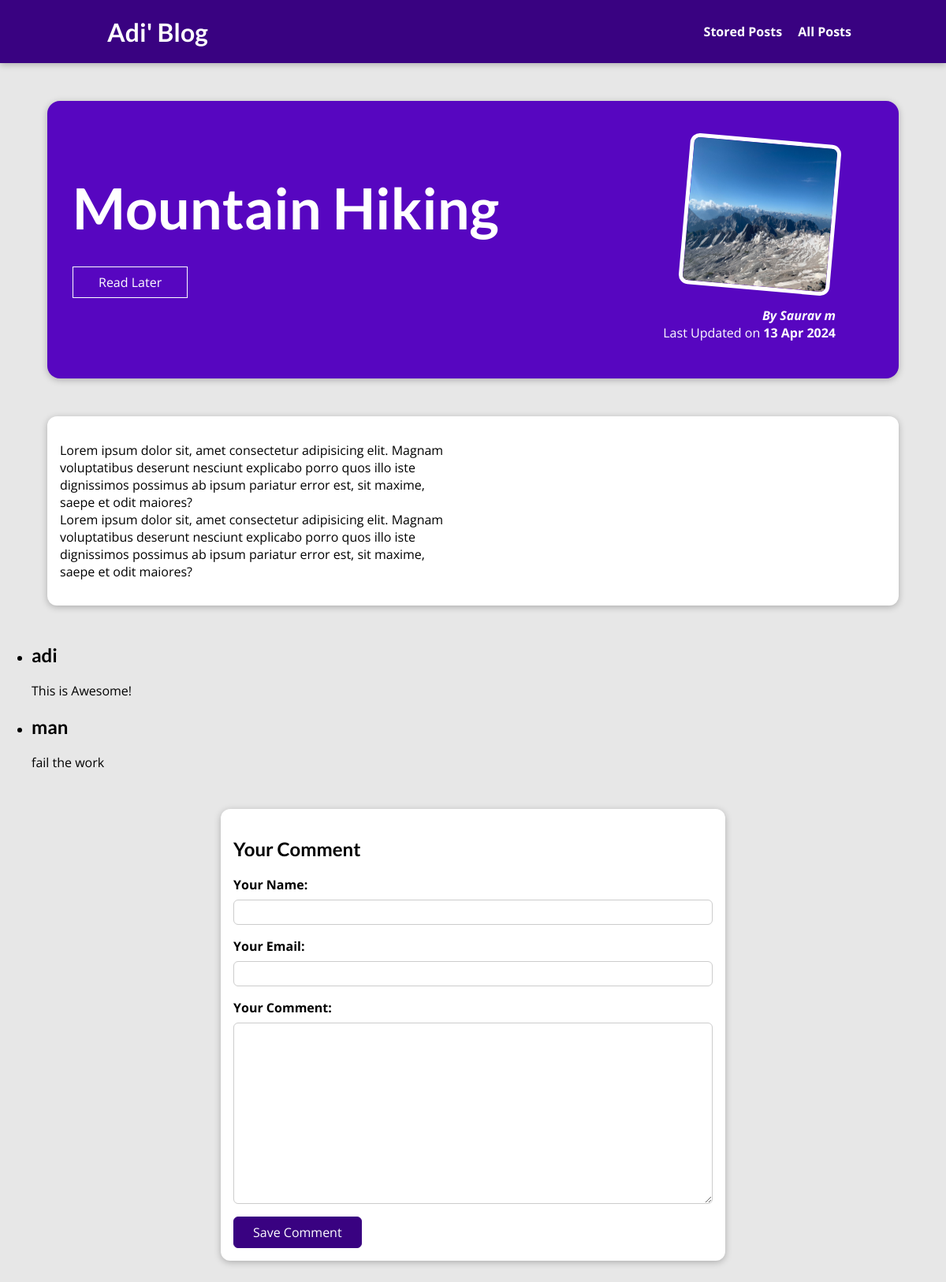
The app's page /posts/hike-in-the-mountains/ with its own data.
### blog/models.py (models this page shows, shortened)
class Post(models.Model):
    title = models.CharField(max_length=150)
    excerpt = models.CharField(max_length=200)
    image = models.ImageField(upload_to="posts", null=True)
    date = models.DateField(auto_now=True)
    slug = models.SlugField(unique=True, db_index=True)
    content = models.TextField(validators=[MinLengthValidator(10)])
    author = models.ForeignKey(Author, on_delete=models.SET_NULL, null= True, related_name="posts")
    tags = models.ManyToManyField(Tag)

class Author(models.Model):
    first_name = models.CharField(max_length=100)
    last_name = models.CharField(max_length=100)
    e_mail = models.EmailField()
    def full_name(self):
        return f"{self.first_name} {self.last_name}"
    def __str__(self):
        return self.full_name()

class Comment(models.Model):
    user_name = models.CharField(max_length=120)
    user_email = models.EmailField()
    text = models.TextField(max_length=400)
    post = models.ForeignKey(Post, on_delete=models.CASCADE, related_name="comments")

### blog/views.py (the view, shortened to what this page needs)
# urls.py: path('posts/<slug:slug>/', views.SinglePostView.as_view(),
class SinglePostView(View):
    def is_stored_post(self, request, post_id):
        stored_posts = request.session.get("stored_posts")
        if stored_posts is not None:
            is_saved_for_later = post_id in stored_posts
        else:
            is_saved_for_later = False
        return is_saved_for_later
    def get(self, request, slug):
        post = Post.objects.get(slug=slug)
        context = {
            "post": post,
            "posts_tags": post.tags.all(),
            "comment_form": CommentForm(),
            "comments": post.comments.all().order_by("-id"),
            "saved_for_later": self.is_stored_post(request, post.id)
        }
        return render(request, "blog/post-detail.html", context)

### blog/forms.py
class CommentForm(forms.ModelForm):
    class Meta:
        model = Comment
        exclude = ["post"]
        labels = {
            "user_name": "Your Name",
            "user_email": "Your Email",
            "text": "Your Comment"
        }

### blog/templates/blog/post-detail.html (shortened to what this page needs)
{% extends "base.html" %}
{% load static %}
{% block css_files %}
<link rel="stylesheet" href="{% static 'post-detail.css' %}">
{% endblock %}
{% block content %}
<section id="summary">
    <h2>{{ post.title }}</h2>
    <div id="read-later">
        <form action="{% url 'read-later' %}" method="POST">
            <button>
                {% if saved_for_later %}
                    Remove from "Read Later" List
                {% else %}
                    Read Later
                {% endif %}
            </button>
        </form>
    </div>
    <article>
        <img src="{{ post.image.url }}" alt="{{ post.title }}">
        <address>By <a href="mailto:{{ post.author.email_adress }}">{{ post.author }}</a></address>
        <div>Last Updated on <time>{{ post.date|date:"d M Y" }}</time></div>
    </article>
</section>
<main>
    {{ post.content|linebreaks }}
</main>
<section>
    <ul>
        {% for comment in comments %}
            <li>
                <h2>{{ comment.user_name }}</h2>
                <p>{{ comment.text|linebreaks }}</p>
            </li>
        {% endfor %}
    </ul>
</section>
<section id="comment-form">
    <h2>Your Comment</h2>
    <form action="{% url 'post-detail-page' post.slug %}" method="POST">
        {% for form_field in comment_form %}
            <div class="form-control {% if form_field.errors %}Invalid{% endif %}">
                {{ form_field.label_tag }}
                {{ form_field }}
             </div>
        {% endfor %}
        <button>Save Comment</button>
    </form>
</section>
{% endblock %}

### templates/base.html (shortened to what this page needs)
{% load static %}
<!DOCTYPE html>
<html lang="en">
<head>
  <link rel="stylesheet" href="{% static 'app.css' %}"/>
  {% block css_files %}{% endblock %}
</head>
<body>
  <header id="main-navigation">
    <h1><a href="{% url 'starting-page'%}">Adi' Blog</a></h1>
    <nav>
      <a href="{% url 'read-later' %}">Stored Posts</a>
      <a href="{% url 'posts-page' %}">All Posts</a>
    </nav>
  </header>
  {% block content %}
  {% endblock %}
</body>
</html>

### static/app.css (style rules this page uses)
* { box-sizing: border-box; }
html { font-family: 'Open Sans', 'Lato', sans-serif; }
body { margin: 0; }
h1, h2, h3 { font-family: 'Lato', sans-serif; font-weight: bold; }
#main-navigation { width: 100%; height: 5rem; display: flex; justify-content: space-between; align-items: center; padding: 0 10%; position: absolute; top: 0; left: 0; }
#main-navigation a { text-decoration: none; color: white; font-weight: bold; margin-left: 1rem; }

### static/post-detail.css (style rules this page uses)
body { background-color: #e7e7e7; }
#main-navigation { background-color: #390281; box-shadow: 0 2px 8px rgba(0, 0, 0, 0.25); }
#summary { margin: 8rem auto 3rem auto; padding: 2rem; width: 90%; max-width: 90rem; border-radius: 16px; background-color: #5706c0; position: relative; box-shadow: 0 2px 8px rgba(0, 0, 0, 0.25); height: 22rem; }
#summary h2 { color: white; font-size: 4.5rem; margin-bottom: 0.25rem; }
#summary article { position: absolute; top: 2rem; right: 3rem; padding: 1rem 2rem; border-radius: 12px; text-align: right; color: white; }
#summary article img { width: 12rem; height: 12rem; border-radius: 12px; transform: rotateZ(5deg); border: 5px solid white; margin-bottom: 1rem; }
#summary address { font-weight: bold; }
#summary a { color: white; text-decoration: none; }
#summary time { font-weight: bold; }
#read-later { margin: 2rem 0; }
#read-later button { background-color: transparent; border: 1px solid white; padding: 0.5rem 2rem; font: inherit; color: white; cursor: pointer; }
main { width: 90%; max-width: 90rem; margin: 3rem auto; background-color: white; padding: 1rem; border-radius: 12px; box-shadow: 0 2px 8px rgba(0, 0, 0, 0.25); }
#comment-form { margin: 3rem auto; width: 90%; max-width: 40rem; border-radius: 12px; background-color: white; box-shadow: 0 2px 8px rgba(0, 0, 0, 0.25); padding: 1rem; }
#comment-form button { font: inherit; background-color: #390281; color: white; border: 1px solid #390281; padding: 0.5rem 1.5rem; border-radius: 6px; cursor: pointer; }
.form-control { margin-bottom: 1rem; }
.form-control label { font-weight: bold; margin-bottom: 0.5rem; display: block; }
.form-control input, .form-control textarea { display: block; width: 100%; font: inherit; padding: 0.25rem; border-radius: 6px; border: 1px solid #ccc; }

### records on screen
Post: title "Mountain Hiking", image (picture), author "Saurav m", date "13 Apr 2024", content "Lorem ipsum dolor sit, amet consectetur adipisicing elit. Magnam voluptatibus deserunt nesciunt explicabo porro quos illo iste dignissimos possimus ab ipsum pariatur error est, sit maxime, saepe et odit maiores? Lorem ipsum dolor sit, amet consectetur adipisicing elit. Magnam voluptatibus deserunt nesciunt explicabo porro quos illo iste dignissimos possimus ab ipsum pariatur error est, sit maxime, saepe et odit maiores?"
Comment: user_name "adi", text "This is Awesome!"
Comment: user_name "man", text "fail the work"
